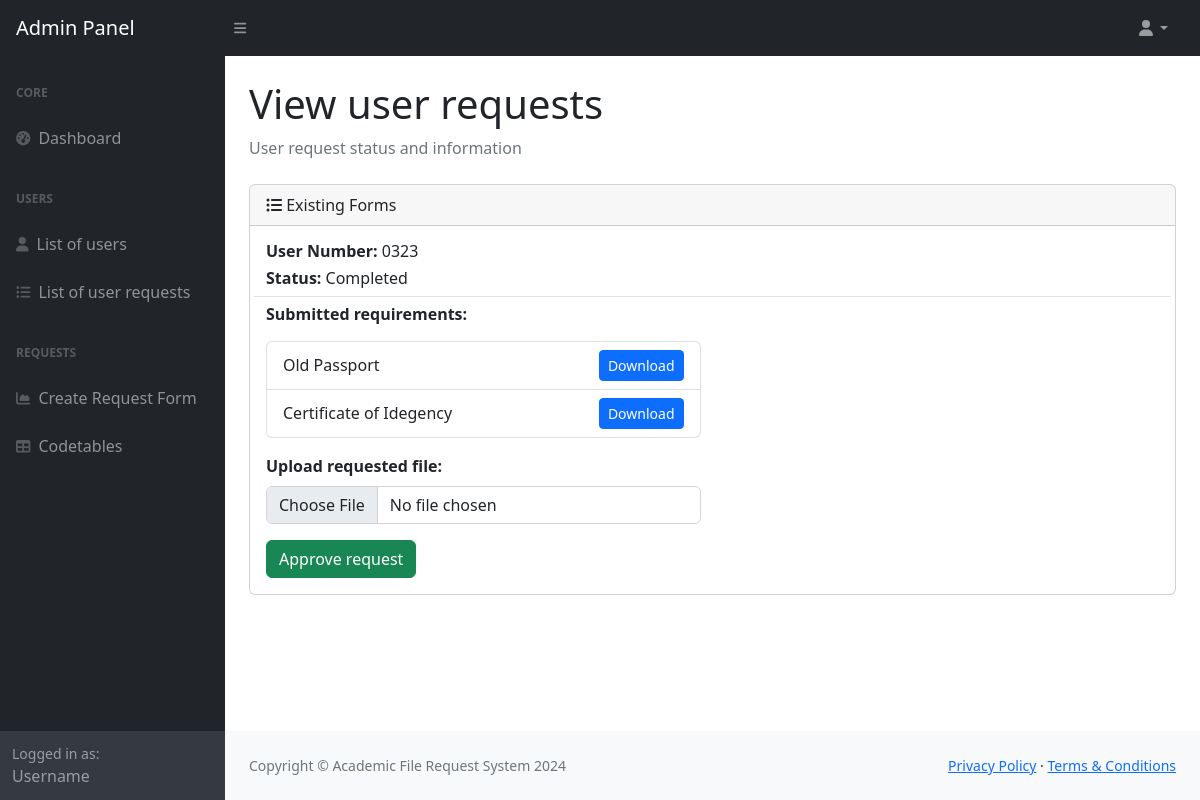
The app's page /admin-panel/user-request/75 with its own data.
### onlinerequest/models.py (models this page shows, shortened)
class User_Request(models.Model):
    user = models.ForeignKey(User, on_delete=models.CASCADE, related_name='user_requests')
    request = models.ForeignKey(Request, on_delete=models.CASCADE, related_name='user_requests')
    status = models.CharField(max_length=64)
    uploads = models.CharField(max_length=999)
    requested = models.CharField(max_length=256, default="")
    created_at = models.DateTimeField(auto_now_add=True)
    updated_at = models.DateTimeField(auto_now=True)

class User(AbstractBaseUser):
    USER_TYPE_CHOICES = (
      (1, 'student'),
      (2, 'teacher'),
      (3, 'secretary'),
      (4, 'supervisor'),
      (5, 'admin'),
    )
    student_number = models.CharField(max_length=64, unique=True)
    email = models.EmailField(max_length=254, unique=True)
    password = models.CharField(max_length=22)
    is_active = models.BooleanField(default=False)
    user_type = models.PositiveSmallIntegerField(choices = USER_TYPE_CHOICES, default = 1)
    USERNAME_FIELD = 'email'
    REQUIRED_FIELDS = ['student_number']

class Requirement(models.Model):
    code = models.CharField(max_length=64)
    description = models.CharField(max_length=64)

### onlinerequest/views/request.py (the view)
# urls.py: path('admin-panel/user-request/<int:id>', request.display_user_request),
def display_user_request(request, id):
    if request.method == "POST":
        requested_file = request.FILES.get('requested_file')
        if requested_file is None:
            return JsonResponse({'status': False, 'message' : "Please submit the requested file before approving the request."})
        file_path = handle_uploaded_file(id, requested_file)
        user_request = User_Request.objects.get(id = id)
        user_request.requested = file_path
        user_request.status = "Completed"
        user_request.save()
        return JsonResponse({'status': True, 'message': 'Request completed. Please head back to the request tab.', 'request_status' : user_request.status})
    else:
        user_request = User_Request.objects.get(id = id)
        uploads = []
        for record in user_request.uploads.split(','):
            if record:
                test = record.replace(">", "").replace("<", "").split('&')
                print(test[0] + "-" + test[1])
        for user_request_upload in user_request.uploads.split(','):
            if user_request_upload:
                upload = user_request_upload.replace("<", "").replace(">", "").split('&')
                uploads.append({
                    'code' : getCodeDescription(Requirement, upload[0]),
                    'path' : upload[1]
                })
        context = {
            'user_request': user_request,
            'uploads': uploads,
        }
    return render(request, 'admin/request/view-user-request.html', context)

### onlinerequest/views/request.py (called while the page is built)
def getCodeDescription(model, key):
    model_instance = model.objects.get(code = key)
    return model_instance.description

### onlinerequest/templates/admin/request/view-user-request.html (shortened to what this page needs)
<!DOCTYPE html>
<html>
    <head>
        <link rel="stylesheet" href="">
        {% include 'header.html' %}
        {% load static %}
    </head>
    <body class="sb-nav-fixed">
        <div id="layoutSidenav">
            {% include 'admin/admin-topnav.html' %}
            {% include 'admin/admin-sidenav.html' %}
            <div id="layoutSidenav_content">
                <main>
                    <div class="container-fluid px-4">
                        <h1 class="mt-4">View user requests</h1>
                        <ol class="breadcrumb mb-4">
                            <li class="breadcrumb-item active">User request status and information</li>
                        </ol>
                        <div class="card mb-4">
                            <div class="card-header">
                                <div class="d-flex justify-content-between align-items-center">
                                    <span class="fs-6"> <i class="fa fa-list-ul" aria-hidden="true"></i> Existing Forms</span>
                                </div>
                            </div>
                            <div class="card-body">
                                {% if user_request %}
                                <div class="row border-bottom">
                                    <div class="col-md-6">
                                        <h6 class="fw-bold">User Number:
                                            <span class="fw-normal fs-6 mb-2">{{ user_request.user.student_number }}</span>
                                        </h6>
                                        <h6 class="fw-bold">Status:
                                            <span id="requestStatus" class="fw-normal fs-6 mb-2">{{ user_request.status }}</span>
                                        </h6>
                                    </div>
                                </div>
                                <div class="row mt-2">
                                    <div class="col-md-6">
                                        <h6 class="fw-bold mb-3">Submitted requirements:</h6>
                                        {% if uploads %}
                                        <ul class="list-group">
                                            {% for upload in uploads %}
                                            <li class="list-group-item d-flex justify-content-between align-items-center">
                                                {{ upload.code }}
                                                <a href="{% static upload.path %}" download class="btn btn-primary btn-sm">Download</a>
                                            </li>
                                            {% endfor %}
                                        </ul>
                                        {% endif %}
                                    </div>
                                </div>
                                <div class="row mt-3">
                                    <div class="col-md-6">
                                        <div class="mb-3">
                                            <label for="requestedFile" class="form-label fw-bold">Upload requested file:</label>
                                            <input type="file" class="form-control" id="requestedFile" name="file" required>
                                        </div>
                                        <button class="btn btn-success" id="btnApproveRequest" onclick="approveRequest('{{user_request.id}}')">Approve request</button>
                                    </div>
                                </div>
                                {% endif %}
                            </div>
                        </div>
                    </div>
                </main>
                <footer class="py-4 bg-light mt-auto">
                    <div class="container-fluid px-4">
                        <div class="d-flex align-items-center justify-content-between small">
                            <div class="text-muted">Copyright &copy; Academic File Request System 2024</div>
                            <div>
                                <a href="#">Privacy Policy</a>
                                &middot;
                                <a href="#">Terms &amp; Conditions</a>
                            </div>
                        </div>
                    </div>
                </footer>
            </div>
        </div>
    </body>
</html>

### records on screen
User_Request: user.student_number "0323", status "Completed"
Requirement: code "Old Passport"
Requirement: code "Certificate of Idegency"
